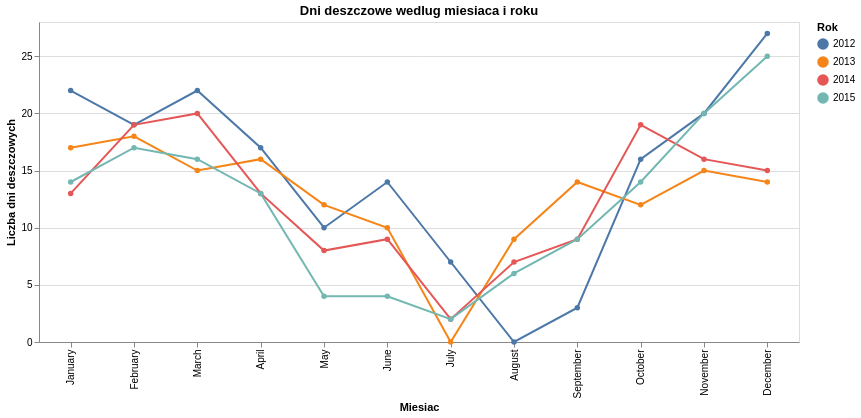

Notebook source saved alongside this figure:
### Code cell
# Miejsce na rozwiazanie mini-zadania.
# Podpowiedz: zacznij od alt.Chart(monthly).mark_line().encode(...)

highlight_year = alt.selection_point(fields=["year"], bind="legend")


# TODO
# rainy_days_solution = (
#     alt.Chart(monthly)
#     .mark_line()
#     .encode()
# )


# rainy_days_solution

### Figure 1 — Vega-Lite specification as saved in the notebook (floating-point values rounded to 4 significant figures)
{"config": {"view": {"continuousWidth": 300, "continuousHeight": 300}}, "data": {"name": "data-a4cf137e034aeffd90db39f0ac1dbf61"}, "mark": {"type": "line", "point": true}, "encoding": {"color": {"field": "year", "title": "Rok", "type": "nominal"}, "opacity": {"condition": {"param": "param_7587b27b42e18260", "value": 1.0}, "value": 0.18}, "tooltip": [{"field": "year", "type": "ordinal"}, {"field": "month_name", "type": "nominal"}, {"field": "rainy_days", "type": "quantitative"}, {"field": "total_precipitation", "type": "quantitative"}], "x": {"field": "month_name", "sort": ["January", "February", "March", "April", "May", "June", "July", "August", "September", "October", "November", "December"], "title": "Miesiac", "type": "nominal"}, "y": {"field": "rainy_days", "title": "Liczba dni deszczowych", "type": "quantitative"}}, "height": 320, "params": [{"name": "param_7587b27b42e18260", "select": {"type": "point", "fields": ["year"]}, "bind": "legend"}], "title": "Dni deszczowe wedlug miesiaca i roku", "width": 760, "$schema": "https://vega.github.io/schema/vega-lite/v6.4.1.json", "datasets": {"data-a4cf137e034aeffd90db39f0ac1dbf61": [{"year": 2012, "month": 1, "month_name": "January", "avg_temp": 4.298, "total_precipitation": 173.3, "rainy_days": 22, "avg_wind": 3.9}, {"year": 2012, "month": 2, "month_name": "February", "avg_temp": 6.24, "total_precipitation": 92.3, "rainy_days": 19, "avg_wind": 3.903}, {"year": 2012, "month": 3, "month_name": "March", "avg_temp": 6.197, "total_precipitation": 183.0, "rainy_days": 22, "avg_wind": 4.248}, {"year": 2012, "month": 4, "month_name": "April", "avg_temp": 10.43, "total_precipitation": 68.1, "rainy_days": 17, "avg_wind": 3.373}, {"year": 2012, "month": 5, "month_name": "May", "avg_temp": 12.93, "total_precipitation": 52.2, "rainy_days": 10, "avg_wind": 3.355}, {"year": 2012, "month": 6, "month_name": "June", "avg_temp": 14.59, "total_precipitation": 75.1, "rainy_days": 14, "avg_wind": 3.083}, {"year": 2012, "month": 7, "month_name": "July", "avg_temp": 17.92, "total_precipitation": 26.3, "rainy_days": 7, "avg_wind": 2.877}, {"year": 2012, "month": 8, "month_name": "August", "avg_temp": 19.93, "total_precipitation": 0.0, "rainy_days": 0, "avg_wind": 2.829}, {"year": 2012, "month": 9, "month_name": "September", "avg_temp": 17.06, "total_precipitation": 0.9, "rainy_days": 3, "avg_wind": 2.647}, {"year": 2012, "month": 10, "month_name": "October", "avg_temp": 12.1, "total_precipitation": 170.3, "rainy_days": 16, "avg_wind": 3.532}, {"year": 2012, "month": 11, "month_name": "November", "avg_temp": 8.277, "total_precipitation": 210.5, "rainy_days": 20, "avg_wind": 3.22}, {"year": 2012, "month": 12, "month_name": "December", "avg_temp": 5.265, "total_precipitation": 174.0, "rainy_days": 27, "avg_wind": 3.832}, {"year": 2013, "month": 1, "month_name": "January", "avg_temp": 3.452, "total_precipitation": 105.7, "rainy_days": 17, "avg_wind": 2.877}, {"year": 2013, "month": 2, "month_name": "February", "avg_temp": 6.896, "total_precipitation": 40.3, "rainy_days": 18, "avg_wind": 3.632}, {"year": 2013, "month": 3, "month_name": "March", "avg_temp": 8.844, "total_precipitation": 69.7, "rainy_days": 15, "avg_wind": 3.461}, {"year": 2013, "month": 4, "month_name": "April", "avg_temp": 10.47, "total_precipitation": 149.6, "rainy_days": 16, "avg_wind": 3.713}, {"year": 2013, "month": 5, "month_name": "May", "avg_temp": 14.77, "total_precipitation": 60.5, "rainy_days": 12, "avg_wind": 3.158}, {"year": 2013, "month": 6, "month_name": "June", "avg_temp": 18.21, "total_precipitation": 33.1, "rainy_days": 10, "avg_wind": 3.003}, {"year": 2013, "month": 7, "month_name": "July", "avg_temp": 20.01, "total_precipitation": 0.0, "rainy_days": 0, "avg_wind": 2.687}, {"year": 2013, "month": 8, "month_name": "August", "avg_temp": 20.8, "total_precipitation": 34.4, "rainy_days": 9, "avg_wind": 2.542}, {"year": 2013, "month": 9, "month_name": "September", "avg_temp": 17.48, "total_precipitation": 156.8, "rainy_days": 14, "avg_wind": 3.013}, {"year": 2013, "month": 10, "month_name": "October", "avg_temp": 10.93, "total_precipitation": 39.2, "rainy_days": 12, "avg_wind": 2.274}, {"year": 2013, "month": 11, "month_name": "November", "avg_temp": 8.822, "total_precipitation": 96.3, "rainy_days": 15, "avg_wind": 3.18}, {"year": 2013, "month": 12, "month_name": "December", "avg_temp": 4.297, "total_precipitation": 42.4, "rainy_days": 14, "avg_wind": 2.735}, {"year": 2014, "month": 1, "month_name": "January", "avg_temp": 6.848, "total_precipitation": 94.0, "rainy_days": 13, "avg_wind": 3.348}, {"year": 2014, "month": 2, "month_name": "February", "avg_temp": 5.418, "total_precipitation": 155.2, "rainy_days": 19, "avg_wind": 4.529}, {"year": 2014, "month": 3, "month_name": "March", "avg_temp": 9.166, "total_precipitation": 240.0, "rainy_days": 20, "avg_wind": 3.677}, {"year": 2014, "month": 4, "month_name": "April", "avg_temp": 11.1, "total_precipitation": 106.1, "rainy_days": 13, "avg_wind": 3.697}, {"year": 2014, "month": 5, "month_name": "May", "avg_temp": 15.04, "total_precipitation": 80.0, "rainy_days": 8, "avg_wind": 3.155}, {"year": 2014, "month": 6, "month_name": "June", "avg_temp": 16.67, "total_precipitation": 18.8, "rainy_days": 9, "avg_wind": 3.19}, {"year": 2014, "month": 7, "month_name": "July", "avg_temp": 20.66, "total_precipitation": 19.6, "rainy_days": 2, "avg_wind": 3.097}, {"year": 2014, "month": 8, "month_name": "August", "avg_temp": 20.64, "total_precipitation": 46.0, "rainy_days": 7, "avg_wind": 2.477}, {"year": 2014, "month": 9, "month_name": "September", "avg_temp": 18.2, "total_precipitation": 56.7, "rainy_days": 9, "avg_wind": 3.143}, {"year": 2014, "month": 10, "month_name": "October", "avg_temp": 14.42, "total_precipitation": 171.5, "rainy_days": 19, "avg_wind": 2.916}, {"year": 2014, "month": 11, "month_name": "November", "avg_temp": 7.77, "total_precipitation": 123.1, "rainy_days": 16, "avg_wind": 3.983}, {"year": 2014, "month": 12, "month_name": "December", "avg_temp": 7.374, "total_precipitation": 121.8, "rainy_days": 15, "avg_wind": 3.565}, {"year": 2015, "month": 1, "month_name": "January", "avg_temp": 7.253, "total_precipitation": 93.0, "rainy_days": 14, "avg_wind": 2.429}, {"year": 2015, "month": 2, "month_name": "February", "avg_temp": 9.302, "total_precipitation": 134.2, "rainy_days": 17, "avg_wind": 3.079}, {"year": 2015, "month": 3, "month_name": "March", "avg_temp": 10.29, "total_precipitation": 113.5, "rainy_days": 16, "avg_wind": 2.932}, {"year": 2015, "month": 4, "month_name": "April", "avg_temp": 10.77, "total_precipitation": 51.6, "rainy_days": 13, "avg_wind": 3.313}, {"year": 2015, "month": 5, "month_name": "May", "avg_temp": 15.08, "total_precipitation": 14.8, "rainy_days": 4, "avg_wind": 2.813}, {"year": 2015, "month": 6, "month_name": "June", "avg_temp": 19.82, "total_precipitation": 5.9, "rainy_days": 4, "avg_wind": 3.247}, {"year": 2015, "month": 7, "month_name": "July", "avg_temp": 21.8, "total_precipitation": 2.3, "rainy_days": 2, "avg_wind": 2.984}, {"year": 2015, "month": 8, "month_name": "August", "avg_temp": 20.39, "total_precipitation": 83.3, "rainy_days": 6, "avg_wind": 3.155}, {"year": 2015, "month": 9, "month_name": "September", "avg_temp": 15.83, "total_precipitation": 21.1, "rainy_days": 9, "avg_wind": 3.05}, {"year": 2015, "month": 10, "month_name": "October", "avg_temp": 14.02, "total_precipitation": 122.4, "rainy_days": 14, "avg_wind": 3.035}, {"year": 2015, "month": 11, "month_name": "November", "avg_temp": 6.582, "total_precipitation": 212.6, "rainy_days": 20, "avg_wind": 3.547}, {"year": 2015, "month": 12, "month_name": "December", "avg_temp": 6.103, "total_precipitation": 284.5, "rainy_days": 25, "avg_wind": 4.342}]}}
